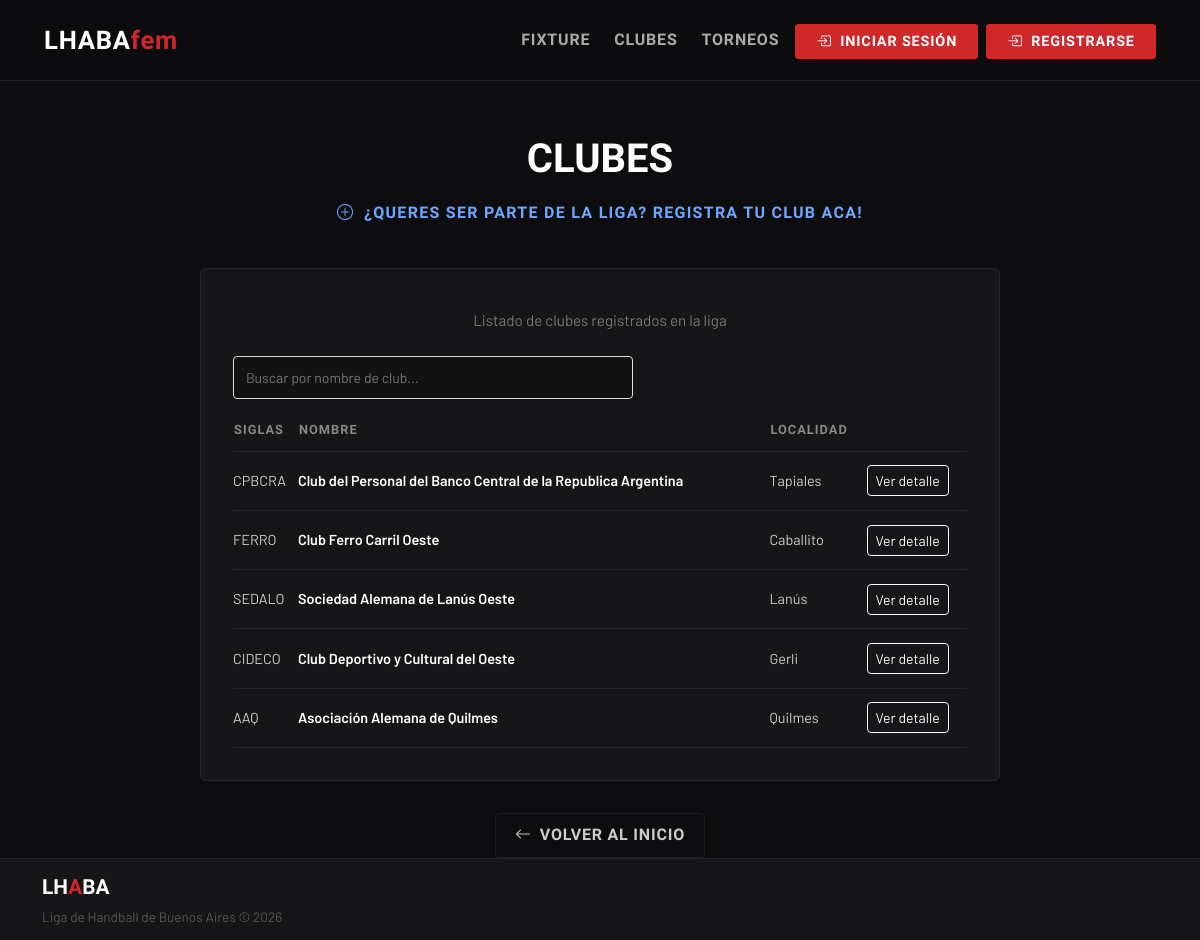
The app's page /clubes, older data.
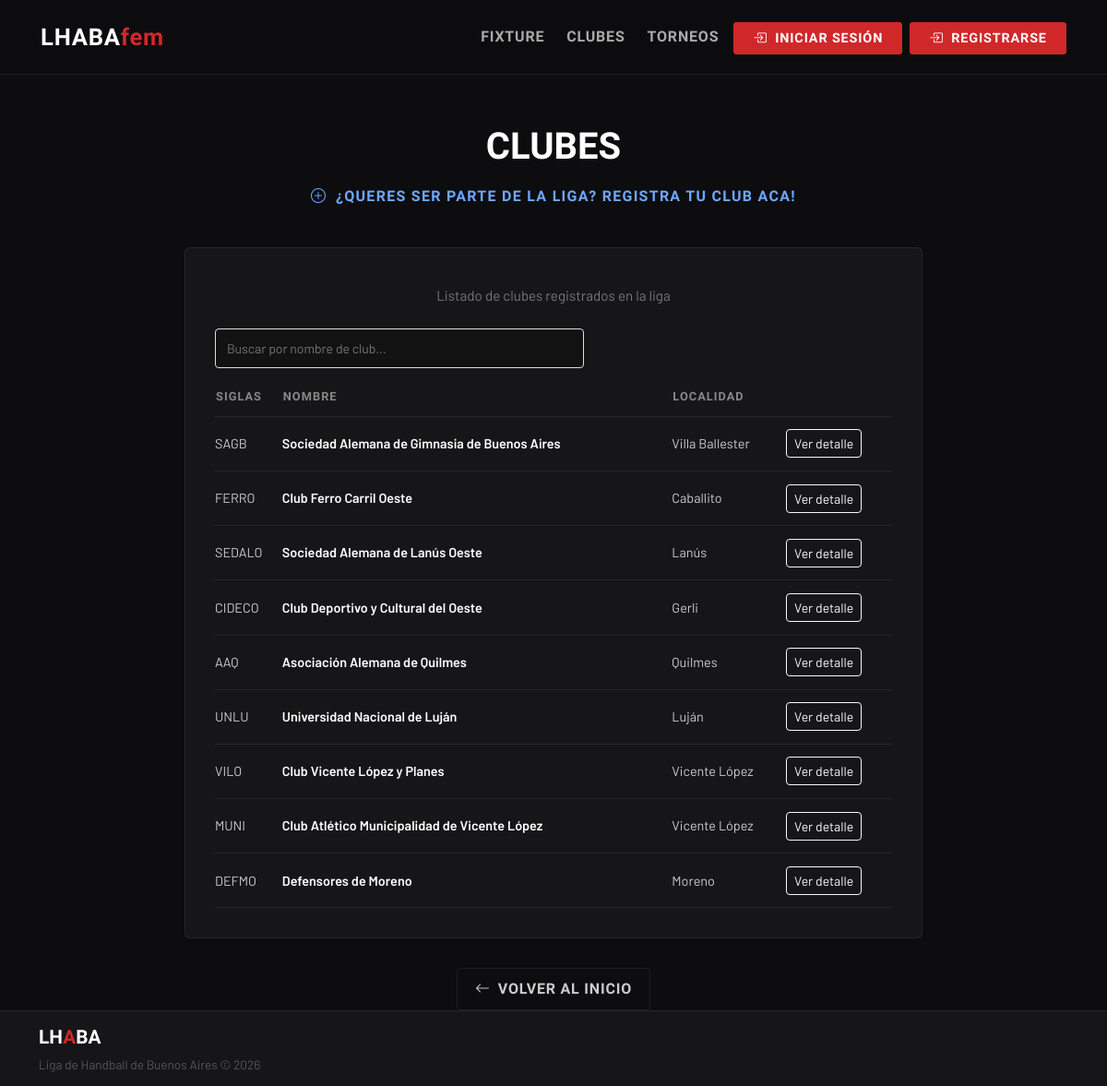
The same page, newer data.
### clubes/models.py (models this page shows, shortened)
class ClubesRegistrados(models.Model):
    id = models.AutoField(primary_key=True)
    nombre_siglas = models.CharField(unique=True)
    nombre_completo = models.CharField()
    nombre_corto = models.CharField(max_length=30,null=True)
    localidad = models.CharField()
    email = models.EmailField()
    fecha_ingreso = models.DateField(auto_now_add=True)

### clubes/views.py (the view)
# urls.py: path("clubes",clubes_list,name="clubes_list"),
def clubes_list(request):
    nombre = request.GET.get("search")
    clubes_query = ClubesRegistrados.objects.all()
    if nombre is not None:
        clubes_query = ClubesRegistrados.objects.filter(
            nombre_completo__icontains=nombre
        )
    contexto = {
        "clubes_list" : list(clubes_query)
    }
    return render(request, "clubes/clubes_list.html", contexto)

### clubes/templates/clubes/clubes_list.html (shortened to what this page needs)
{% extends 'index.html' %}
{% block princ_content %}
  <div class="container-xl">
    <div class="page-header">
      <div class="page-title">Clubes</div>
        <a href="{% url 'registrar_club' %}" class="btn-cta btn-cta-danger">
        <i class="bi bi-plus-circle"></i> ¿Queres ser parte de la liga? Registra tu club aca!
      </a>
    </div>
    <div class="table-card">
    <div class="text-center mb-4">
      <div class="page-subtitle">Listado de clubes registrados en la liga</div>
    </div>
    <div class="search-container" style="display: flex; gap: 10px; margin-bottom: 20px; max-width: 400px;">
      <form method="GET" style="display: flex; gap: 10px; width: 100%;">
        <input
          type="text"
          name="search"
          placeholder="Buscar por nombre de club..."
          value="{{ request.GET.search }}"
          class="search-input"
          style="flex: 1; padding: 10px 12px; border: 1px solid #ddd; border-radius: 4px; font-size: 14px;"
        >
      </form>
    </div>
      <table>
        <thead>
          <tr>
            <th>Siglas</th>
            <th>Nombre</th>
            <th>Localidad</th>
            <th></th>
          </tr>
        </thead>
        <tbody>
          {% for club in clubes_list %}
          <tr>
            <td>{{ club.nombre_siglas }}</td>
            <td class="club-name">{{ club.nombre_completo }}</td>
            <td>{{ club.localidad }}</td>
            <td>
              <a href="{% url 'club_detalle' club.nombre_siglas %}" class="btn btn-sm btn-outline-light">
                Ver detalle
              </a>
            </td>
          </tr>
          {% empty %}
          <tr>
            <td colspan="7">No hay clubes registrados.</td>
          </tr>
          {% endfor %}
        </tbody>
      </table>
    </div>
    <div class="text-center">
      <a href="{% url 'home' %}" class="back-btn">
        <i class="bi bi-arrow-left"></i> Volver al inicio
      </a>
    </div>
  </div>
{% endblock %}

### templates/index.html (shortened to what this page needs)
{% load static %}
<!DOCTYPE html>
<html lang="es" data-bs-theme="dark">
<head>
  <link href="https://cdn.jsdelivr.net/npm/bootstrap@5.3.3/dist/css/bootstrap.min.css" rel="stylesheet"/>
  <link href="https://cdn.jsdelivr.net/npm/bootstrap-icons@1.11.3/font/bootstrap-icons.min.css" rel="stylesheet"/>
</head>
<body>
  <nav class="navbar navbar-expand-lg sticky-top">
    <div class="container-xl">
      <a class="navbar-brand" href="{% url 'home' %}">LHABA<span>fem</span></a>
      <div class="collapse navbar-collapse" id="navMenu">
        <ul class="navbar-nav ms-auto align-items-center gap-2">
          <li class="nav-item">
            <a class="nav-link" href="#">Fixture</a>
          </li>
          <li class="nav-item">
            <a class="nav-link" href="{% url 'clubes_list' %}">Clubes</a>
          </li>
          <li class="nav-item">
            <a class="nav-link" href="#">Torneos</a>
          </li>
          {% if user.is_authenticated %}
            <li class="nav-item">
              <a href="{% url 'profile_detail' %}" class="btn-login">
                <i class="bi bi-person-fill"></i> Mi Perfil
              </a>
            </li>
            <li class="nav-item">
              <form action="{% url 'logout' %}" method="POST" class="">
                {% csrf_token %}
                <button type="submit" class="btn-login nav-btn-reset">
                  <i class="bi bi-box-arrow-in-right me-1"></i>
                  Cerrar sesión
                </button>
              </form>
            </li>
          {% else %}
            <li class="nav-item">
              <a href="{% url 'login' %}" class="btn-login">
                <i class="bi bi-box-arrow-in-right me-1"></i> Iniciar sesión
              </a>
            </li>
            <li class="nav-item">
              <a href="{% url 'register' %}" class="btn-login">
                <i class="bi bi-box-arrow-in-right me-1"></i> Registrarse
              </a>
            </li>
          {% endif %}
        </ul>
      </div>
    </div>
  </nav>
  <main>
  {% block princ_content %}{% endblock %}
  </main>
  <footer>
    <div class="container-xl">
      <div class="d-flex flex-column flex-md-row justify-content-between align-items-center gap-3">
        <div>
          <div class="footer-brand">LH<span>A</span>BA</div>
          <div class="footer-text">Liga de Handball de Buenos Aires &copy; {% now "Y" %}</div>
        </div>
      </div>
    </div>
  </footer>
</body>
</html>

### templates/index.html (style rules this page uses)
:root { --lhaba-red: #D0282A; --lhaba-red-dark: #A01E20; --lhaba-gold: #E8A020; --bg-dark: #0D0D0F; --bg-card: #161618; --bg-card-hover: #1E1E22; --border-subtle: rgba(255,255,255,0.07); }
* { box-sizing: border-box; }
body { background-color: var(--bg-dark); font-family: 'Barlow', sans-serif; color: #E0E0E0; min-height: 100vh; overflow-x: hidden; display: flex; flex-direction: column; }
html, body { height: 100%; }
main { flex: 1; }
.navbar { background-color: rgba(13,13,15,0.95) !important; backdrop-filter: blur(12px); border-bottom: 1px solid var(--border-subtle); padding: 1rem 2rem; }
.navbar-brand { font-family: 'Barlow Condensed', sans-serif; font-weight: 800; font-size: 1.6rem; letter-spacing: 0.03em; color: #fff !important; }
.navbar-brand span { color: var(--lhaba-red); }
.nav-link { font-family: 'Barlow Condensed', sans-serif; font-weight: 600; font-size: 1rem; letter-spacing: 0.05em; text-transform: uppercase; color: #aaa !important; transition: color 0.2s; }
.btn-cta { font-family: 'Barlow Condensed', sans-serif; font-weight: 700; font-size: 1rem; letter-spacing: 0.08em; text-transform: uppercase; padding: 0.7rem 1.6rem; border-radius: 4px; display: inline-flex; align-items: center; gap: 0.6rem; transition: all 0.2s ease; text-decoration: none; min-width: 170px; justify-content: center; }
footer { background-color: var(--bg-card); border-top: 1px solid var(--border-subtle); padding: 0.8rem 0; }
.footer-brand { font-family: 'Barlow Condensed', sans-serif; font-weight: 800; font-size: 1.3rem; color: #fff; }
.footer-brand span { color: var(--lhaba-red); }
.footer-text { color: #555; font-size: 0.85rem; margin-top: 0.25rem; }
.page-header { padding: 3rem 0 2rem; text-align: center; }
.page-title { font-family: 'Barlow Condensed', sans-serif; font-weight: 800; font-size: 2.8rem; text-transform: uppercase; color: #fff; }
.page-subtitle { color: #777; margin-top: 0.5rem; font-size: 0.95rem; }
.table-card { background-color: var(--bg-card); border: 1px solid var(--border-subtle); border-radius: 6px; padding: 2rem; }
table { width: 100%; border-collapse: collapse; }
thead { border-bottom: 1px solid var(--border-subtle); }
thead th { font-family: 'Barlow Condensed', sans-serif; font-weight: 600; font-size: 0.8rem; letter-spacing: 0.08em; text-transform: uppercase; color: #888; padding-bottom: 0.75rem; }
tbody tr { border-bottom: 1px solid var(--border-subtle); transition: background 0.2s; }
tbody td { padding: 0.85rem 0; font-size: 0.9rem; color: #ccc; }
.club-name { font-weight: 600; color: #fff; }
.back-btn { margin-top: 2rem; display: inline-flex; align-items: center; gap: 0.5rem; font-family: 'Barlow Condensed', sans-serif; font-weight: 600; letter-spacing: 0.05em; text-transform: uppercase; color: #ccc; text-decoration: none; border: 1px solid var(--border-subtle); padding: 0.6rem 1.2rem; border-radius: 4px; transition: all 0.2s; }
.table-card { background-color: var(--bg-card); border: 1px solid var(--border-subtle); border-radius: 6px; padding: 2rem; max-width: 800px; margin: 0 auto; }
.page-title { font-family: 'Barlow Condensed', sans-serif; font-weight: 800; font-size: 2.5rem; text-transform: uppercase; color: #fff; }
.back-btn { margin-top: 2rem; display: inline-flex; align-items: center; gap: 0.5rem; font-family: 'Barlow Condensed', sans-serif; font-weight: 600; text-transform: uppercase; color: #ccc; text-decoration: none; border: 1px solid var(--border-subtle); padding: 0.6rem 1.2rem; border-radius: 4px; transition: all 0.2s; }
.container-xl { position: relative; z-index: 1; }
.btn-login { font-family: 'Barlow Condensed', sans-serif; font-weight: 700; font-size: 0.9rem; letter-spacing: 0.06em; text-transform: uppercase; padding: 0.45rem 1.2rem; border-radius: 4px; background-color: var(--lhaba-red); color: #fff; border: 2px solid var(--lhaba-red); text-decoration: none; }

Row changes from the older to the newer data that the page shows:
removed ClubesRegistrados: nombre_siglas "CPBCRA", nombre_completo "Club del Personal del Banco Central de la Republica Argentina", localidad "Tapiales"
added ClubesRegistrados: nombre_siglas "SAGB", nombre_completo "Sociedad Alemana de Gimnasia de Buenos Aires", localidad "Villa Ballester"
added ClubesRegistrados: nombre_siglas "UNLU", nombre_completo "Universidad Nacional de Luján", localidad "Luján"
added ClubesRegistrados: nombre_siglas "VILO", nombre_completo "Club Vicente López y Planes", localidad "Vicente López"
added ClubesRegistrados: nombre_siglas "MUNI", nombre_completo "Club Atlético Municipalidad de Vicente López", localidad "Vicente López"
added ClubesRegistrados: nombre_siglas "DEFMO", nombre_completo "Defensores de Moreno", localidad "Moreno"
